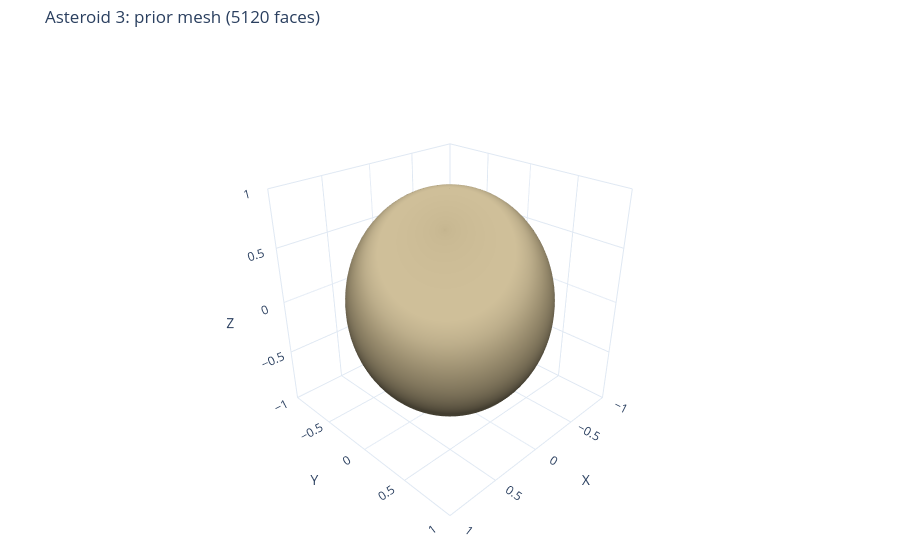
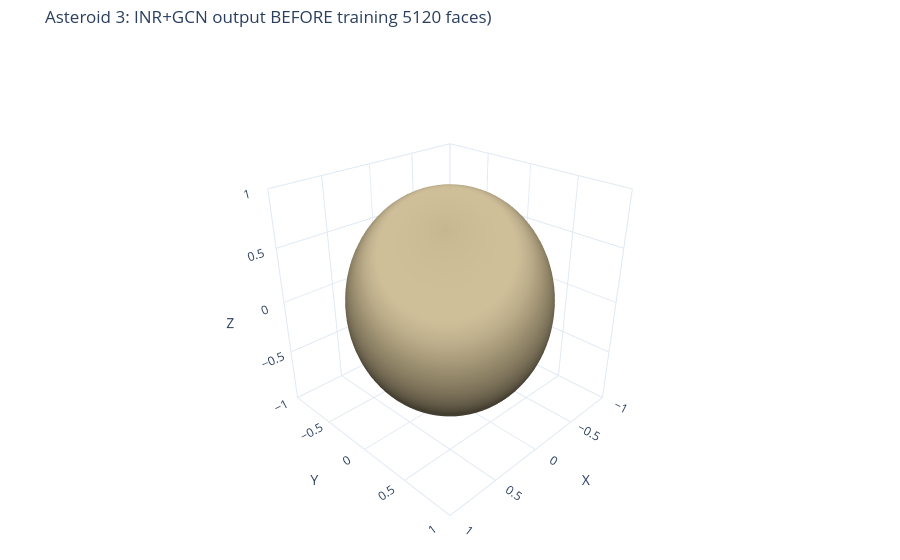

The notebook cell saved with these charts, in order:
### Code cell
# --- Test the net on the prior mesh (no training yet) and visualize the output ---

net.eval()
with torch.no_grad():
    inr_init, refined_init = net(base_vertices, base_normals)
net.train()

init_vertices_np = base_vertices[0].detach().cpu().numpy()
print(f"Stage-1 INR vertices: {tuple(inr_init.shape)} | Stage-2 refined: {tuple(refined_init.shape)}")

assert inr_init.shape == base_vertices.shape
assert refined_init.shape == base_vertices.shape

fig_init = plot_interactive_mesh(
    vertices=init_vertices_np,
    faces=faces.detach().cpu().numpy(),
    title=(
        f"Asteroid {ASTEROID_ID}: prior mesh "
        f"({int(faces.shape[0])} faces)"
    ),
    mesh_color="#c0b08a",
    show_edges=False,
)
fig_init.show()

fig_deformed = plot_interactive_mesh(
    vertices=refined_init[0].detach().cpu().numpy(),
    faces=faces.detach().cpu().numpy(),
    title=(
        f"Asteroid {ASTEROID_ID}: INR+GCN output BEFORE training {int(faces.shape[0])} faces)"
    ),
    mesh_color="#c0b08a",
    show_edges=False,
)
fig_deformed.show()

### Figure 1 — Plotly figure (JSON) as saved in the notebook; plotly's stock layout.template omitted (floating-point values rounded to 4 significant figures; data arrays with more than 128 entries replaced by an {"elided": "..."} marker saying what was removed)
{"data": [{"color": "#c0b08a", "flatshading": false, "hovertemplate": "x=%{x:.3f}<br>y=%{y:.3f}<br>z=%{z:.3f}<extra></extra>", "i": {"elided": "5120 int values"}, "j": {"elided": "5120 int values"}, "k": {"elided": "5120 int values"}, "lighting": {"ambient": 0.35, "diffuse": 0.8, "fresnel": 0.12, "roughness": 0.7, "specular": 0.35}, "lightposition": {"x": 120, "y": 200, "z": 80}, "opacity": 1, "showscale": false, "type": "mesh3d", "x": {"elided": "2562 float values"}, "y": {"elided": "2562 float values"}, "z": {"elided": "2562 float values"}}], "layout": {"margin": {"b": 0, "l": 0, "r": 0, "t": 45}, "scene": {"aspectmode": "manual", "aspectratio": {"x": 1, "y": 1, "z": 1}, "camera": {"eye": {"x": 1.65, "y": 1.65, "z": 1.25}, "projection": {"type": "perspective"}}, "xaxis": {"range": [-1, 1], "showspikes": false, "title": {"text": "X"}}, "yaxis": {"range": [-1, 1], "showspikes": false, "title": {"text": "Y"}}, "zaxis": {"range": [-1, 1], "showspikes": false, "title": {"text": "Z"}}}, "title": {"text": "Asteroid 3: prior mesh (5120 faces)"}}}

### Figure 2 — Plotly figure (JSON) as saved in the notebook; plotly's stock layout.template omitted (floating-point values rounded to 4 significant figures; data arrays with more than 128 entries replaced by an {"elided": "..."} marker saying what was removed)
{"data": [{"color": "#c0b08a", "flatshading": false, "hovertemplate": "x=%{x:.3f}<br>y=%{y:.3f}<br>z=%{z:.3f}<extra></extra>", "i": {"elided": "5120 int values"}, "j": {"elided": "5120 int values"}, "k": {"elided": "5120 int values"}, "lighting": {"ambient": 0.35, "diffuse": 0.8, "fresnel": 0.12, "roughness": 0.7, "specular": 0.35}, "lightposition": {"x": 120, "y": 200, "z": 80}, "opacity": 1, "showscale": false, "type": "mesh3d", "x": {"elided": "2562 float values"}, "y": {"elided": "2562 float values"}, "z": {"elided": "2562 float values"}}], "layout": {"margin": {"b": 0, "l": 0, "r": 0, "t": 45}, "scene": {"aspectmode": "manual", "aspectratio": {"x": 1, "y": 1, "z": 1}, "camera": {"eye": {"x": 1.65, "y": 1.65, "z": 1.25}, "projection": {"type": "perspective"}}, "xaxis": {"range": [-1, 1], "showspikes": false, "title": {"text": "X"}}, "yaxis": {"range": [-1, 1], "showspikes": false, "title": {"text": "Y"}}, "zaxis": {"range": [-1, 1], "showspikes": false, "title": {"text": "Z"}}}, "title": {"text": "Asteroid 3: INR+GCN output BEFORE training 5120 faces)"}}}
